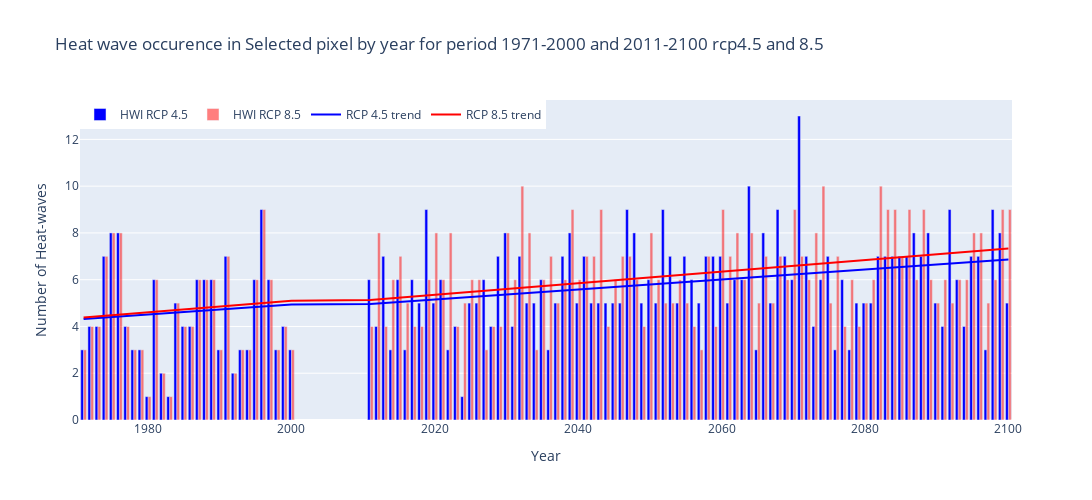

Here is the notebook cell this chart was saved with:
### Markdown cell above
### Heat-wave frequency
- Number of heat waves over a given period. A heat wave is defined as an event where the minimum and maximum daily temperature both exceed specific thresholds over a minimum number of days.
- The number of the heat-waves depends strictly on the treshold which we select

### Code cell
# This code plots the data with Heat-wave frequency for the selected pixel 
# Sample data
b = pixel_values_hwfh + pixel_values_hwf45
t = pixel_values_hwfh + pixel_values_hwf85 
# Calculate trend lines for b and t
b_trend = np.polyfit(np.arange(len(b)), b, 1)
t_trend = np.polyfit(np.arange(len(t)), t, 1)
# Define years
yearh = list(range(1971, 2001))
yearp1 = list(range(2011, 2101))
year = yearh + yearp1
# Create figure
fig = go.Figure()
# Add bar trace for 'b'
fig.add_trace(go.Bar(x=year, y=b, name='HWI RCP 4.5', marker_color='blue'))
# Add bar trace for 't'
fig.add_trace(go.Bar(x=year, y=t, name='HWI RCP 8.5', opacity=0.5, marker_color='red'))
# Add trend line trace for 'b'
fig.add_trace(go.Scatter(x=year, y=np.polyval(b_trend, np.arange(len(b))), mode='lines', name='RCP 4.5 trend', line=dict(color='blue')))
# Add trend line trace for 't'
fig.add_trace(go.Scatter(x=year, y=np.polyval(t_trend, np.arange(len(t))), mode='lines', name='RCP 8.5 trend', line=dict(color='red')))
# Update layout
fig.update_layout(
    title='Heat wave occurence in Selected pixel by year for period 1971-2000 and 2011-2100 rcp4.5 and 8.5',
    xaxis_title='Year',
    yaxis_title='Number of Heat-waves',
    legend=dict(x=0, y=1, traceorder='normal', orientation='h'),
    width=1100,
    height=500)
